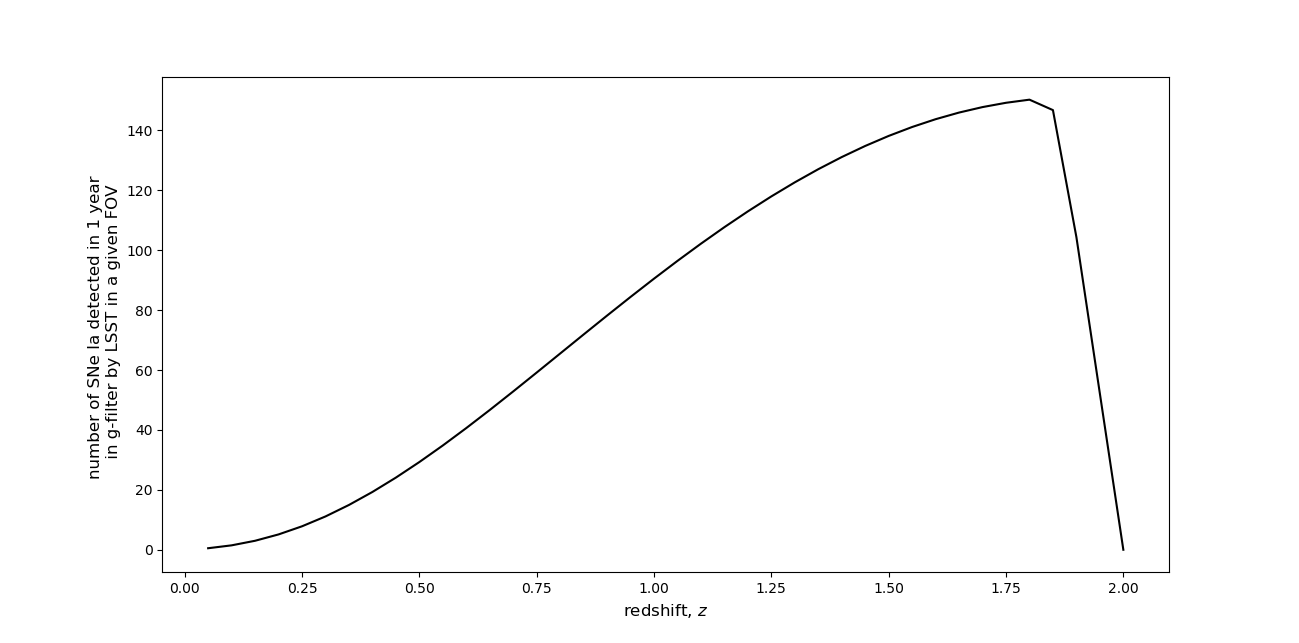

Write Python code to recreate this figure.
import numpy as np
import matplotlib.pyplot as plt
import cosmology as cc
import scipy.integrate as integ

on = -19
off = 86

data0=np.genfromtxt("/home/dumbscholar/Astro_codes/supernu/analysis/hsiao07/day000.dat")
wl_data=data0[:,0]
flux_data=np.zeros((wl_data.size,(off-on)))
for f in range(on,off):
    data=np.genfromtxt("/home/dumbscholar/Astro_codes/supernu/analysis/hsiao07/day%03d.dat" %f)
    flux_data[:,f+19]=data[:,1]

#print flux_data[:,0]

wls = 1.0e-7 #wavelength step size in cm
scale = 1.145726382e55 #assuming peak B-band mag of -19.3
erg_joule=1.0e-7 #erg-to-Joule conversion factor

#print 'bolometric luminosity = ',wls*sum(flux*scale)*4*np.pi*1.0e7,' J/s' #from erg/s/cm/ster to J/s

a = cc.cosmology(0.27,0.0,-1.0,0.0,0.0476,0.7,2.726,0.8,0.96,np.log10(8.0),1.0) #change to 737 cosmology

h=0.7 #hubble parameter

z0=np.linspace(0.01,2.0,200) #avoiding zero redshift; creating redshift array

def SNR(z): #calculating supernova rate as function of redshift

    t=28.0/(1.+(1.+z)**2)

    f1 = lambda tD:tD**(-1.08)*(h*(0.0118+0.08*(np.sqrt(28.0/(t-tD)-1)-1))/(1+((np.sqrt(28.0/(t-tD)-1)-1)/3.3)**5.2))
    i1 = integ.quad(f1, 0.1, t)

    f2 = lambda tD:tD**(-1.08)
    i2 = integ.quad(f2, 0.1, 14.)

    SN=(0.04*0.032)*i1[0]/i2[0] #try to make it work with 1.28e-3 instead of 0.04*0.032
    
    return SN

def detect(day,z,wls,scale,success,lumdis,data_flux,data_wl,k,cap):
            wl=data_wl*(1+z) #cosmological length dilation
            flux=data_flux/(1+z) #cosmological time dilation
            wl_g=[]
            flux_g=[]
            m_g=30.0 #zero value for g-band apparent magnitude
            g_adjust=0.1 #used in absolute magnitude formula and based on scaling of the Hsiao spectral template

            for l in range(len(wl)):
                if wl[l]>=4000 and wl[l]<=5520: #LSST g-band
                   wl_g.append(wl[l])
                   flux_g.append(flux[l])

            if sum(flux_g)!=0:
               M_g=71.1974-g_adjust-2.5*np.log10(wls*sum(flux_g)*scale*4*np.pi*erg_joule) #from wikipedia
               m_g=M_g+5*np.log10(lumdis*100000)-5 #distance modulus relation
               
               if m_g<=26.2: #g-band limiting apparent magnitude
                  success+=1
                  cap.append(k)
               #print day,M_g,m_g,success,k
            return success, cap

nr = np.zeros([200]) #initializing array for number of supernova (occuring) as function of redshift

n=0

zstep=0.01 #related to redshift array definition

for i in range(200): #index for redshift
    nr[i]=0.0002327*(4/3)*np.pi*(a.Dcofz(z0[i]+zstep)**3-a.Dcofz(z0[i])**3)*SNR(z0[i])/(h**3) #cosmology code distance is (h Mpc^-3)
    print z0[i], nr[i]
    success=0
    lumdis=a.Dlofz(z0[i])/h #in Mpc
    cap=[] #array of captured SNe Ia

    flag=1
    fl=0
    for j in range(int(365*(1+z0[i]))): #index for day; generating observation dates
        if flag==0:
           if (j-fl)%17!=0: #17th day; 17.5 days cadence
              continue
           else:
              flag=1
              fl+=1
        elif flag==1:
           if j%(17.5*2)!=0: #18th day; 17.5 days cadence
              continue
           else:
              flag=0

        

        if j<=365:
          for k in range(0,j):
            day=int((j-k)/(1+z0[i])) #look-back epoch OR apparent phase
            if k in cap:
               continue
            if day>=86:
               continue
            data_flux=flux_data[:,day]
            success, cap=detect(day,z0[i],wls,scale,success,lumdis,data_flux,wl_data,k,cap) #calling function detect()
            
        else:
          for k in range(0,365):
            day=int((j-k)/(1+z0[i])) #look-back epoch OR apparent phase
            if k in cap:
               continue
            if day>=86:
               continue
            data_flux=flux_data[:,day]
            success, cap=detect(day,z0[i],wls,scale,success,lumdis,data_flux,wl_data,k,cap) #calling function detect()

    nr[i]=(success/365.0)*nr[i] #array for number of supernova (detected in g-band) as function of redshift
    n+=nr[i]
    print success,nr[i]

   
plt.plot(z0,nr,color='k')
plt.xlabel('redshift, $z$',size=12)
plt.ylabel('number of SNe Ia detected in 1 year \n in g-filter by LSST in a given FOV',size=12)

print n

plt.show()
